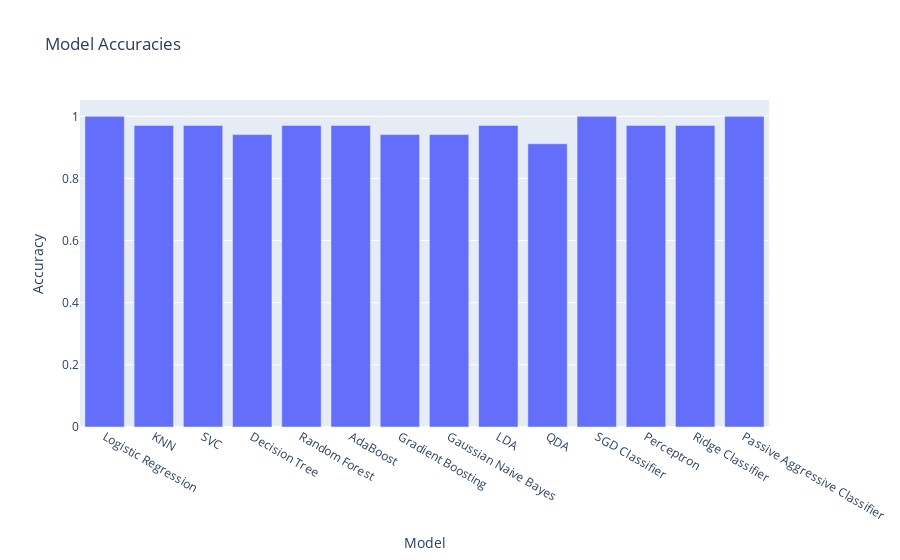

The notebook cell saved with this chart:
### Code cell
#Visualization of model accuracies
df = pd.DataFrame({'Model': model_names, 'Accuracy': accuracies})

fig = px.bar(df, x='Model', y='Accuracy', title='Model Accuracies')
fig.show()

### Figure 1 — Plotly figure (JSON) as saved in the notebook; plotly's stock layout.template omitted (floating-point values rounded to 4 significant figures)
{"data": [{"alignmentgroup": "True", "hovertemplate": "Model=%{x}<br>Accuracy=%{y}<extra></extra>", "legendgroup": "", "marker": {"color": "#636efa", "pattern": {"shape": ""}}, "name": "", "offsetgroup": "", "orientation": "v", "showlegend": false, "textposition": "auto", "type": "bar", "x": ["Logistic Regression", "KNN", "SVC", "Decision Tree", "Random Forest", "AdaBoost", "Gradient Boosting", "Gaussian Naive Bayes", "LDA", "QDA", "SGD Classifier", "Perceptron", "Ridge Classifier", "Passive Aggressive Classifier"], "xaxis": "x", "y": [1, 0.9706, 0.9706, 0.9412, 0.9706, 0.9706, 0.9412, 0.9412, 0.9706, 0.9118, 1, 0.9706, 0.9706, 1], "yaxis": "y"}], "layout": {"barmode": "relative", "legend": {"tracegroupgap": 0}, "title": {"text": "Model Accuracies"}, "xaxis": {"anchor": "y", "domain": [0, 1], "title": {"text": "Model"}}, "yaxis": {"anchor": "x", "domain": [0, 1], "title": {"text": "Accuracy"}}}}
